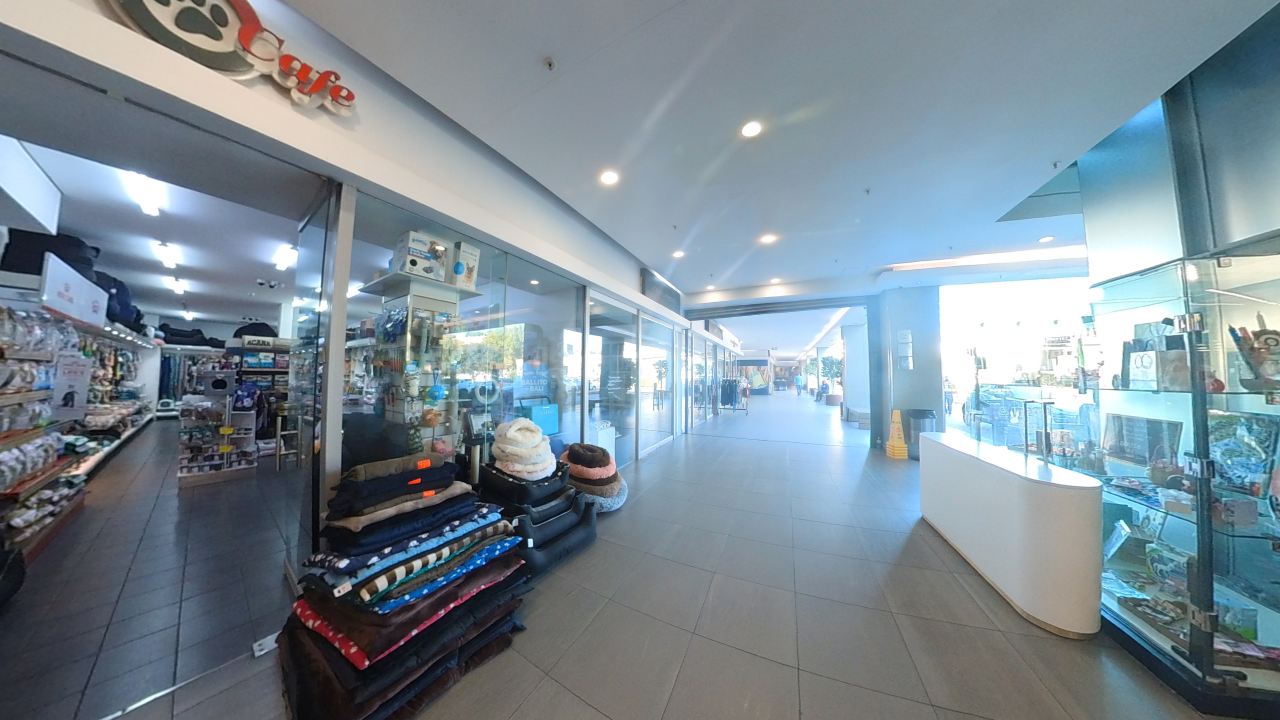
#> input picture media/tours/hotspots/ads/IMG_20260327_081714_00_012.jpg, 3840 x 2160 px (shown at 1/3 size)
$ python -i object_catalog.py   (imports and definitions only)   (older library calls are emulated)
#> lines starting #> are read from the running program, lines starting #| are printed output that depends on the picture
#> further down, picture is the input picture: PIL image 3840x2160 RGB; mean R, G, B 123.4, 138.5, 148.4
from __future__ import annotations

import hashlib
import io
import json
import logging
import math
from typing import Any

import numpy as np
from PIL import Image, ImageEnhance, ImageFilter, ImageOps
from django.conf import settings
from django.core.files.base import ContentFile
from django.db import transaction

from apps.tours.models import SceneObjectCandidate
from apps.vision_ai.models import VisionAnalysis, VisionInsight

logger = logging.getLogger(__name__)

PORTAL_TERMS = {
    "door", "doorway", "entrance", "entry", "exit", "gate", "passage",
    "corridor", "hallway", "stairs", "staircase", "elevator", "lift",
    "archway", "opening", "lobby", "room entrance", "sliding door",
}


def _normalized_label(value: str) -> str:
    return " ".join(str(value or "").lower().replace("_", " ").replace("-", " ").split())


# [57 lines left out: functions _is_portal, _bbox_from_region, _safe_crop, not called in this run]


def _clarity_metrics(image: Image.Image) -> dict[str, float]:
    working = image.copy()
    working.thumbnail((900, 900), Image.Resampling.LANCZOS)
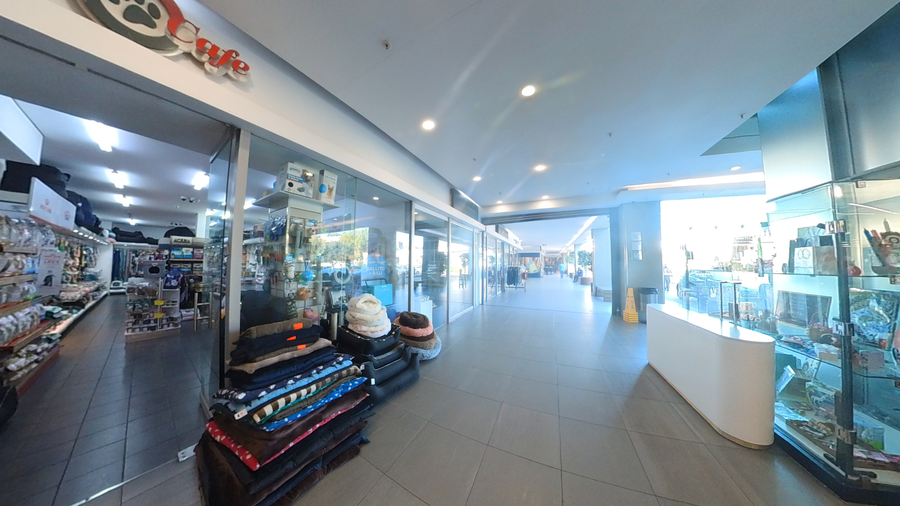
#> working: PIL image 900x506 RGB; mean R, G, B 123.5, 138.6, 148.5
    gray = np.asarray(working.convert("L"), dtype=np.uint8)
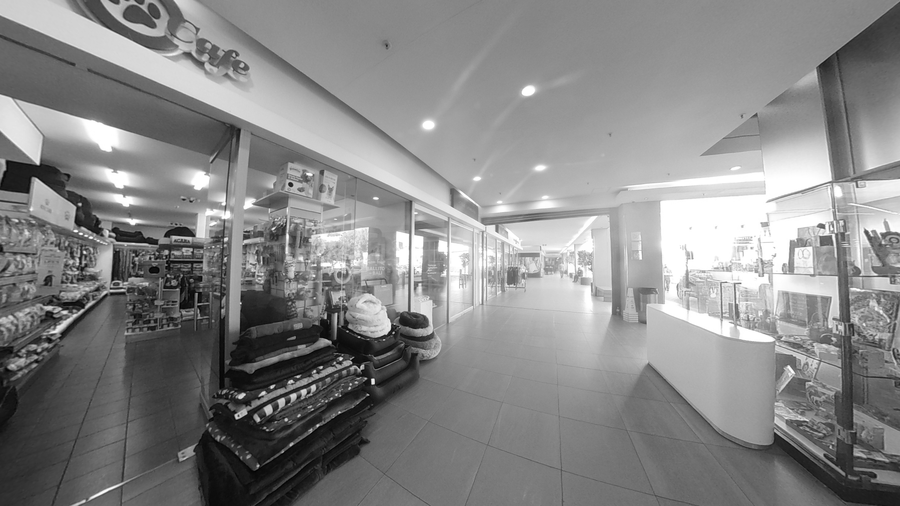
#> gray: shape (506, 900); min 0, max 255, mean 135.3
    brightness = float(gray.mean())
#> brightness = 135.3
    contrast = float(gray.std())
#> contrast = 55.36
    try:
        import cv2

        sharpness_raw = float(cv2.Laplacian(gray, cv2.CV_64F).var())
#> sharpness_raw = 674
    except Exception:
        sharpness_raw = float(np.asarray(working.convert("L").filter(ImageFilter.FIND_EDGES)).var())
    sharpness = max(0.0, min(1.0, math.log1p(max(0.0, sharpness_raw)) / math.log1p(900.0)))
#> sharpness = 0.958
    exposure = max(0.0, min(1.0, 1.0 - abs(brightness - 128.0) / 110.0))
#> exposure = 0.934
    contrast_score = max(0.0, min(1.0, contrast / 58.0))
#> contrast_score = 0.954
    dimension_score = max(0.0, min(1.0, min(image.width, image.height) / 420.0))
#> dimension_score = 1
    clarity = max(0.0, min(1.0, sharpness * 0.45 + exposure * 0.20 + contrast_score * 0.20 + dimension_score * 0.15))
#> clarity = 0.959
    return {
        "clarity": clarity,
        "sharpness": sharpness,
        "sharpness_raw": sharpness_raw,
        "exposure": exposure,
        "brightness": brightness,
        "contrast": contrast_score,
        "contrast_raw": contrast,
        "dimension": dimension_score,
    }


# [181 lines left out: functions _encode, _fingerprint, _build_recommendations, synchronize_scene_object_catalog, not called in this run]

>>> from PIL import Image
>>> picture = Image.open('../../../media/tours/hotspots/ads/IMG_20260327_081714_00_012.jpg')
>>> result = _clarity_metrics(picture)
#> result = {'clarity': 0.959, 'sharpness': 0.958, 'sharpness_raw': 674, 'exposure': 0.934, 'brightness': 135.3, 'contrast': 0.954, 'contrast_raw': 55.36, 'dimension': 1}
